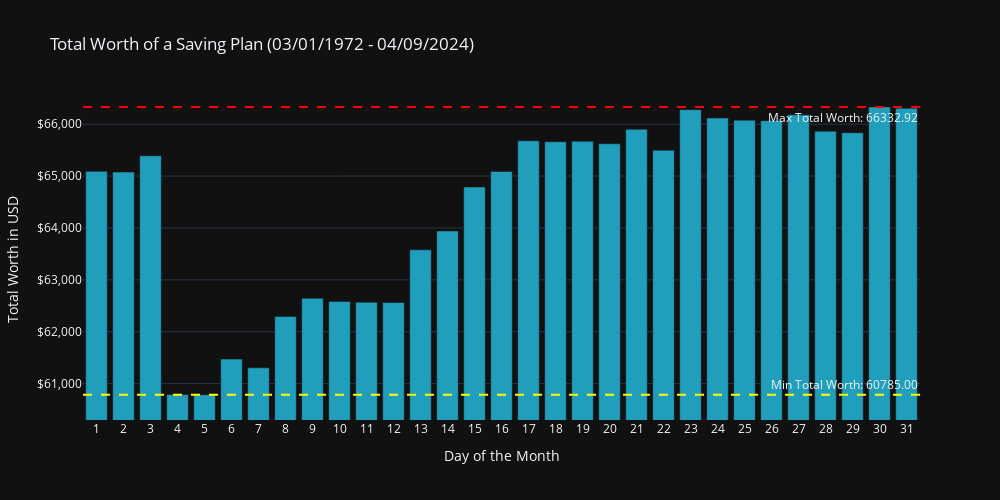

Here is the notebook cell this chart was saved with:
### Code cell
max_worth_all = [SavingPlan(pl_df, 10, i, period=period).total_worth for i in range(1, 32)]
plot_total_worth(max_worth_all, "Total Worth of a Saving Plan", period).show()

### Figure 1 — Plotly figure (JSON) as saved in the notebook; plotly's stock layout.template omitted (floating-point values rounded to 4 significant figures)
{"data": [{"name": "Total Worth", "type": "bar", "x": [1, 2, 3, 4, 5, 6, 7, 8, 9, 10, 11, 12, 13, 14, 15, 16, 17, 18, 19, 20, 21, 22, 23, 24, 25, 26, 27, 28, 29, 30, 31], "y": [65090.0, 65080.0, 65390.0, 60790.0, 60780.0, 61470.0, 61300.0, 62290.0, 62640.0, 62580.0, 62570.0, 62560.0, 63580.0, 63940.0, 64790.0, 65090.0, 65680.0, 65660.0, 65670.0, 65620.0, 65900.0, 65500.0, 66280.0, 66120.0, 66080.0, 66070.0, 66180.0, 65860.0, 65830.0, 66330.0, 66310.0]}], "layout": {"annotations": [{"showarrow": false, "text": "Max Total Worth: 66332.92", "x": 1, "xanchor": "right", "xref": "x domain", "y": 66330.0, "yanchor": "top", "yref": "y"}, {"showarrow": false, "text": "Min Total Worth: 60785.00", "x": 1, "xanchor": "right", "xref": "x domain", "y": 60780.0, "yanchor": "bottom", "yref": "y"}], "height": 500, "shapes": [{"line": {"color": "red", "dash": "dash"}, "type": "line", "x0": 0, "x1": 1, "xref": "x domain", "y0": 66330.0, "y1": 66330.0, "yref": "y"}, {"line": {"color": "yellow", "dash": "dash"}, "type": "line", "x0": 0, "x1": 1, "xref": "x domain", "y0": 60780.0, "y1": 60780.0, "yref": "y"}], "title": {"text": "Total Worth of a Saving Plan (03/01/1972 - 04/09/2024)"}, "width": 1000, "xaxis": {"tickmode": "array", "tickvals": [1, 2, 3, 4, 5, 6, 7, 8, 9, 10, 11, 12, 13, 14, 15, 16, 17, 18, 19, 20, 21, 22, 23, 24, 25, 26, 27, 28, 29, 30, 31], "title": {"text": "Day of the Month"}}, "yaxis": {"range": [60300.0, 66470.0], "tickformat": "$,.0f", "title": {"text": "Total Worth in USD"}}}}
